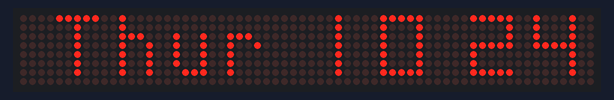
Simulated run of this sketch. Board: Arduino Uno, built with avr-gcc and run on an emulated ATmega328P. Parts: 64×8 LED matrix. The local clock reads 2024-03-15 10:24:30 at power-on unless the sketch sets it.

Above: at 0.1 s.
At 38.2 s:
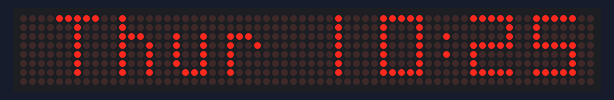

Measured:
- what the display in image 0 shows lasts 1.0 s, from 0.0 s to 1.0 s

The sketch:

digitalclocksimp.ino
```cpp
#include <MD_Parola.h>
#include <MD_MAX72xx.h>
#include <SPI.h>
#include "myfonts.h"


#include <DS3231.h>
#include <Wire.h>
DS3231 Clock;

bool Century = false;
bool h12;
bool PM;
byte dd, mm, yyy;
uint16_t h, m, s;

#define HARDWARE_TYPE MD_MAX72XX::FC16_HW
#define MAX_ZONES 2
#define ZONE_SIZE 4
#define MAX_DEVICES (MAX_ZONES * ZONE_SIZE)
#define SCROLL_SPEED 30
#define ZONE_UPPER 1
#define ZONE_LOWER 0
#define CLK_PIN 13
#define DATA_PIN 11
#define CS_PIN 10
MD_Parola P = MD_Parola(HARDWARE_TYPE, CS_PIN, MAX_DEVICES);
#define ARRAY_SIZE(a) (sizeof(a) / sizeof(a[0]))


char szTime[9];  // mm:ss\0
char szMesg[18] = "";

char *mon2str(uint8_t mon, char *psz, uint8_t len) {
  static const __FlashStringHelper *str[] = { F("Jan"), F("Feb"), F("Mar"), F("Apr"), F("May"), F("Jun"), F("Jul"), F("Aug"), F("Sep"), F("Oct"), F("Nov"), F("Dec") };
  strncpy_P(psz, (const char PROGMEM *)str[mon - 1], len);
  psz[len] = '\0';
  return (psz);
}

char *dow2str(uint8_t code, char *psz, uint8_t len) {
  static const __FlashStringHelper *str[] = { F("Sun"), F("Mon"), F("Tue"), F("Wed"), F("Thur"), F("Fri"), F("Sat"), F("Sun") };
  strncpy_P(psz, (const char PROGMEM *)str[code - 1], len);
  psz[len] = '\0';
  return (psz);
}
// Time Setup: Code for reading clock time
void getTime(char *psz, bool f = true) {
  s = Clock.getSecond();
  m = Clock.getMinute();
  if (Clock.getHour(h12, PM) >= 13 || Clock.getHour(h12, PM) == 0) {
    h = Clock.getHour(h12, PM) - 12;
  } else {
    h = Clock.getHour(h12, PM);
  }
  sprintf(psz, "%02d%c%02d", h, (f ? ':' : ' '), m);
}

void getDate(char *psz) {
  char szBuf[10];
  dd = Clock.getDate();
  mm = Clock.getMonth(Century);  //12
  yyy = Clock.getYear();
  sprintf(psz, "%d %s %04d", dd, mon2str(mm, szBuf, sizeof(szBuf) - 1), (yyy + 2000));
}


void setup(void) {
  Serial.begin(9600);
  Wire.begin();
  P.begin(MAX_ZONES);
  P.setZone(ZONE_LOWER, 0, ZONE_SIZE - 1);
  P.setFont(ZONE_LOWER, BigFontLower);
  P.setZone(ZONE_UPPER, ZONE_SIZE, MAX_DEVICES - 1);
  P.setFont(ZONE_UPPER, BigFontUpper);
  P.setCharSpacing(P.getCharSpacing() * 0);  // double height --> double spacing
}

int acquisitionMode = 0;

void loop(void) {
  static uint32_t lastTime = 0;  // millis() memory
  static uint8_t display = 0;    // current display mode
  static bool flasher = false;   // seconds passing flasher


  static uint8_t cycle = 0;

  // Run the animation and then check if BOTH zones have
  // completed. The animations are not the same length due
  // to upper/lower effects being displayed differently.
  P.displayAnimate();

  if (P.getZoneStatus(ZONE_LOWER) && P.getZoneStatus(ZONE_UPPER)) {


      getTime(szTime, flasher);
        flasher = !flasher;
      P.displayClear();
      dow2str(Clock.getDoW(), szMesg, 15);

      P.setFont(ZONE_LOWER, numeric7Seg);
      P.setFont(ZONE_UPPER, nullptr);
      P.setCharSpacing(2);
      P.displayZoneText(ZONE_LOWER, szTime, PA_CENTER, SCROLL_SPEED, 1000, PA_PRINT, PA_NO_EFFECT);
      P.displayZoneText(ZONE_UPPER, szMesg, PA_CENTER, SCROLL_SPEED, 1000, PA_PRINT, PA_NO_EFFECT);


    P.displayClear();
    P.synchZoneStart();
  }
}
```

Source omitted: myfonts.h (data table, 20147 bytes)
